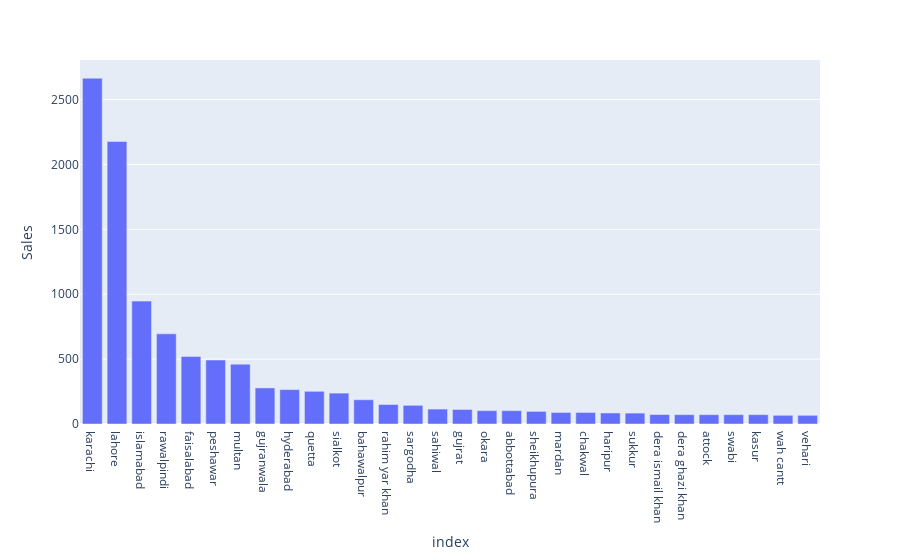

Source (notebook cell):
### Markdown cell above
## Identifying Cities with most orders

### Code cell
# Since the data contained names of cities in different cases, hence converted the all the data to lower case
data.City = data.City.apply(lambda x: str(x).lower())
# top 30 cities with most sales
cities = data.City.value_counts().nlargest(30).to_frame()
# list of top cities
top_cities = list(cities.index)
cities = cities.rename({'City': 'Sales'}, axis = 1)
# plotting the top cities by sales
px.bar(cities, x = cities.index, y = cities.Sales)

### Figure 1 — Plotly figure (JSON) as saved in the notebook; plotly's stock layout.template omitted (floating-point values rounded to 4 significant figures)
{"data": [{"alignmentgroup": "True", "hovertemplate": "index=%{x}<br>Sales=%{y}<extra></extra>", "legendgroup": "", "marker": {"color": "#636efa"}, "name": "", "offsetgroup": "", "orientation": "v", "showlegend": false, "textposition": "auto", "type": "bar", "x": ["karachi", "lahore", "islamabad", "rawalpindi", "faisalabad", "peshawar", "multan", "gujranwala", "hyderabad", "quetta", "sialkot", "bahawalpur", "rahim yar khan", "sargodha", "sahiwal", "gujrat", "okara", "abbottabad", "sheikhupura", "mardan", "chakwal", "haripur", "sukkur", "dera ismail khan", "dera ghazi khan", "attock", "swabi", "kasur", "wah cantt", "vehari"], "xaxis": "x", "y": [2665, 2177, 947, 695, 521, 493, 461, 278, 265, 252, 238, 187, 150, 144, 115, 112, 103, 103, 97, 89, 89, 85, 84, 73, 72, 72, 72, 72, 67, 67], "yaxis": "y"}], "layout": {"barmode": "relative", "legend": {"tracegroupgap": 0}, "margin": {"t": 60}, "xaxis": {"anchor": "y", "domain": [0.0, 1.0], "title": {"text": "index"}}, "yaxis": {"anchor": "x", "domain": [0.0, 1.0], "title": {"text": "Sales"}}}}
